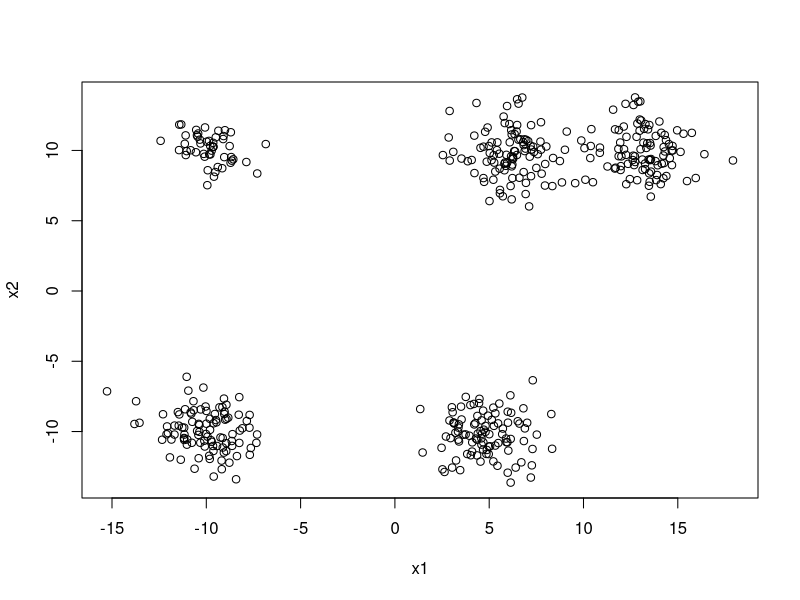
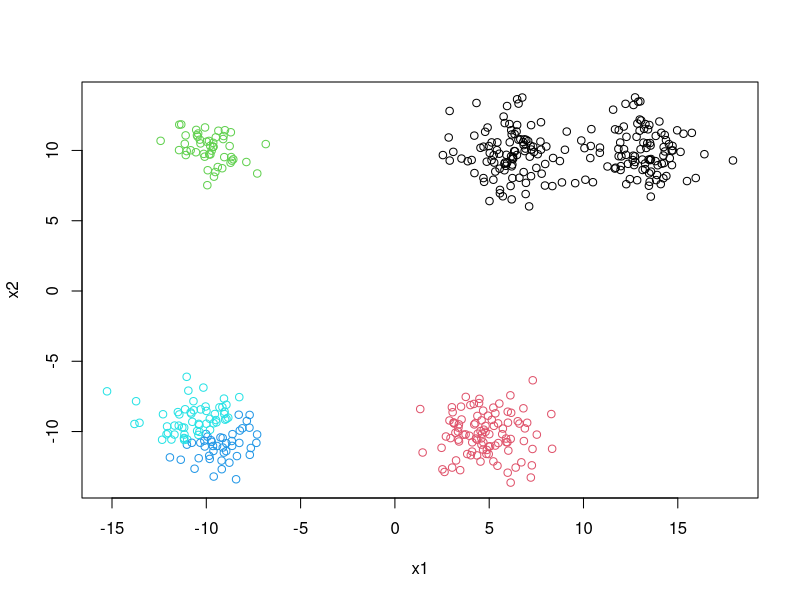
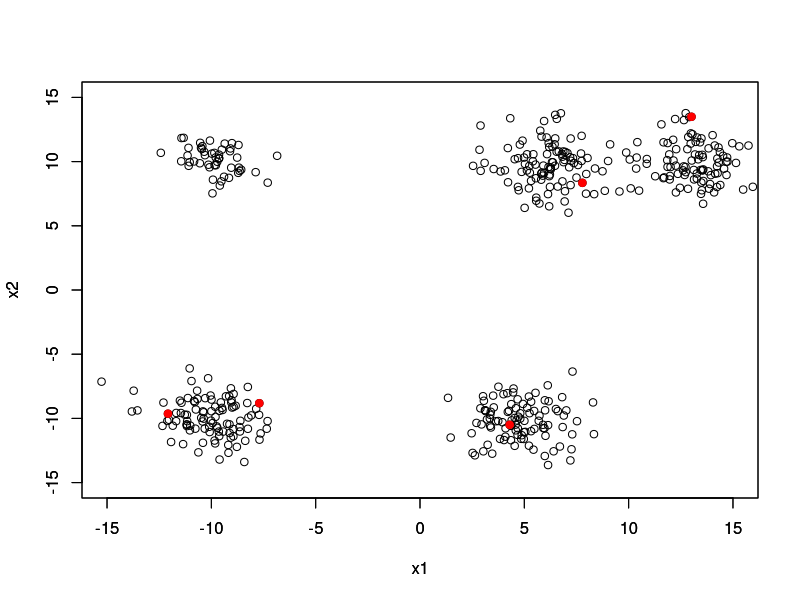
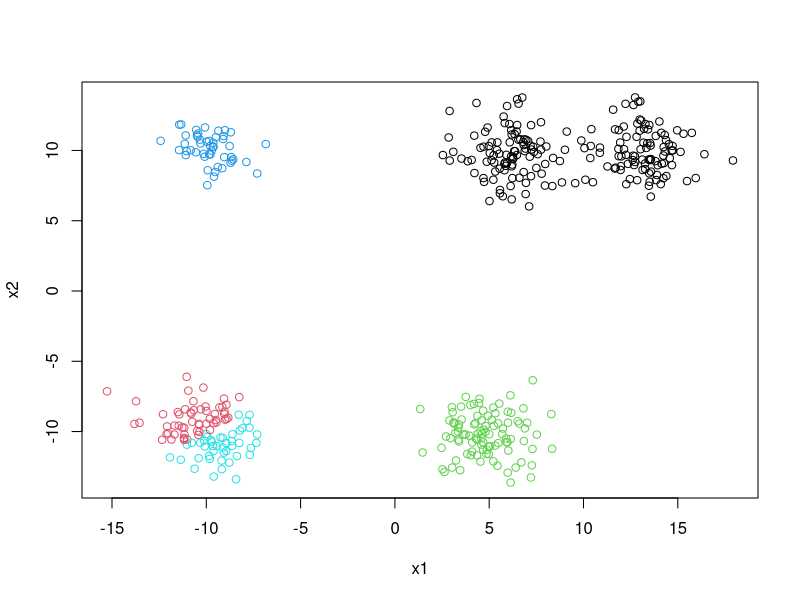

Generate these figures, in order, with R:
library(MASS)

# 初期値がランダムだとうまくいかないことも
cluster1 <- mvrnorm(n=100, mu=c(6, 10), Sigma=diag(c(2,2)))
cluster2 <- mvrnorm(n=100, mu=c(13, 10), Sigma=diag(c(2,2)))
cluster3 <- mvrnorm(n=100, mu=c(5, -10), Sigma=diag(c(2,2)))
cluster4 <- mvrnorm(n=100, mu=c(-10, -10), Sigma=diag(c(2,2)))
cluster5 <- mvrnorm(n=50, mu=c(-10, 10), Sigma=diag(c(1,1)))

X <- rbind(cluster1, cluster2, cluster3, cluster4, cluster5)

dat <- data.frame(x1=X[,1], x2=X[,2])
plot(dat)

result_1 <- kmeans(x=dat, centers = 5, iter.max = 100)
plot(dat, col=result_1$cluster)




## k-means++の実装　　　　　
## 初期値を決める関数
init_kmeanspp <- function(x, centers)#------------------------------->  Xはデータ、centers = kの値（重心の数）
{
  x <- as.matrix(x)#-------------------------------------------------> Xを行列にする
  dist_centers <- matrix(Inf, nrow = nrow(x), ncol = centers-1)#-----> centerを計算するハコを作っている（行数はdatの行数、列は残りの重心の数）
  center_pts <- sample(x=1:nrow(x), size=1)#-------------------------> 1~Xの行数（=Xの行数）からランダムに1つめの重心をとっている
  
  for(i in 1:(centers-1))#-------------------------------------------> 既に1つめの重心は決めているのでcenters-1ととしておく
  {
    dist_centers[,i] <- rowSums(sweep(x, 2, x[center_pts[i],])^2)#---> 1つめの重心からの距離の２乗を足し、該当の列に格納する
    min_dist <- apply(dist_centers, MARGIN = 1, FUN = min)#----------> 行に対して最小の値を取得＝最も確率が低いもの
    prob <- min_dist/sum(min_dist)#----------------------------------> 1つのmin_distが選ばれる確率を計算する
    center_pts[i+1] <- sample(x=1:nrow(x), size = 1, prob = prob)#---> ２つめの列に選ばれる確率を格納する
  }
  return(center_pts)
}


#---選ばれた重心の確認----------------------------------------------------------------
initial_centers <- init_kmeanspp(x = dat, center = 5)
plot(dat, xlim=c(-15, 15), ylim=c(-15, 15))
par(new = TRUE)
plot(dat[initial_centers,], xlim = c(-15, 15), ylim = c(-15, 15), col="red", pch=19)
#-------------------------------------------------------------------------------------

#---k-mean++で選ばれた初期値でk-mean--------------------------------------------------
result <- kmeans(dat, centers = dat[initial_centers,], iter.max = 100)
plot(dat, col = result$cluster)

